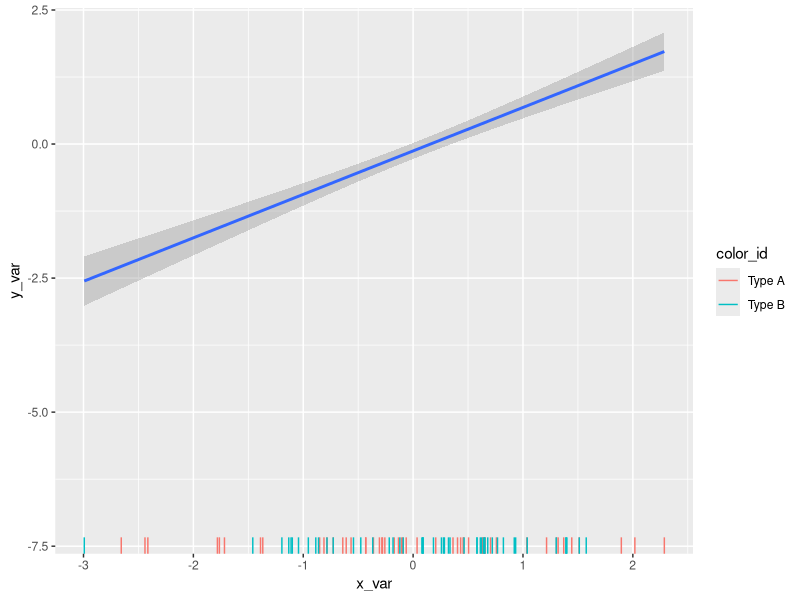
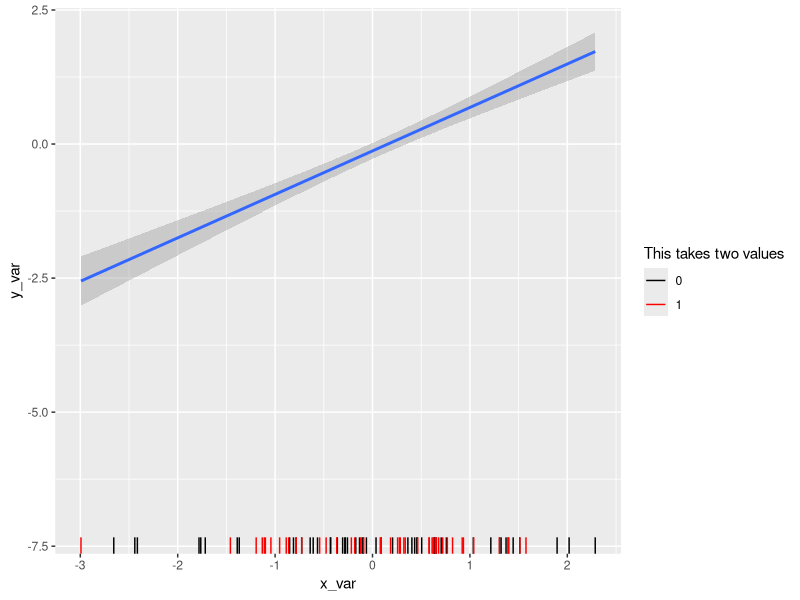

R code for these plots, in order:
# Stack Overflow Answer
#https://stackoverflow.com/questions/58998390/adjusting-rugplot-in-ggplot2/58998929#58998929


# 1st iteration -----------------------------------------------------------

library(tidyverse)

set.seed(42)
dummy_data <- tibble(x_var = rnorm(100),
                     y_var = abs(rnorm(100)) * x_var) %>%
  rownames_to_column(var = "temp_row") %>% 
  mutate(color_id = if_else(as.numeric(temp_row) <= 50,
                            "Type A",
                            "Type B"))

ggplot(data = dummy_data, mapping = aes(x = x_var, y = y_var)) +
  geom_smooth(method = "lm") +
  geom_rug(mapping = aes(color = color_id), sides = "b")


# Update ------------------------------------------------------------------

library(tidyverse)

set.seed(42)
dummy_data <- tibble(x_var = rnorm(100),
                     y_var = abs(rnorm(100)) * x_var) %>%
  rownames_to_column(var = "temp_row") %>% 
  mutate(color_id = if_else(as.numeric(temp_row) <= 50,
                            0,
                            1))

ggplot(data = dummy_data, mapping = aes(x = x_var, y = y_var)) +
  geom_smooth(method = "lm") +
  geom_rug(mapping = aes(color = factor(color_id)), sides = "b") +
  scale_color_manual(values = c("black", "red")) +
  labs(color = "This takes two values")
